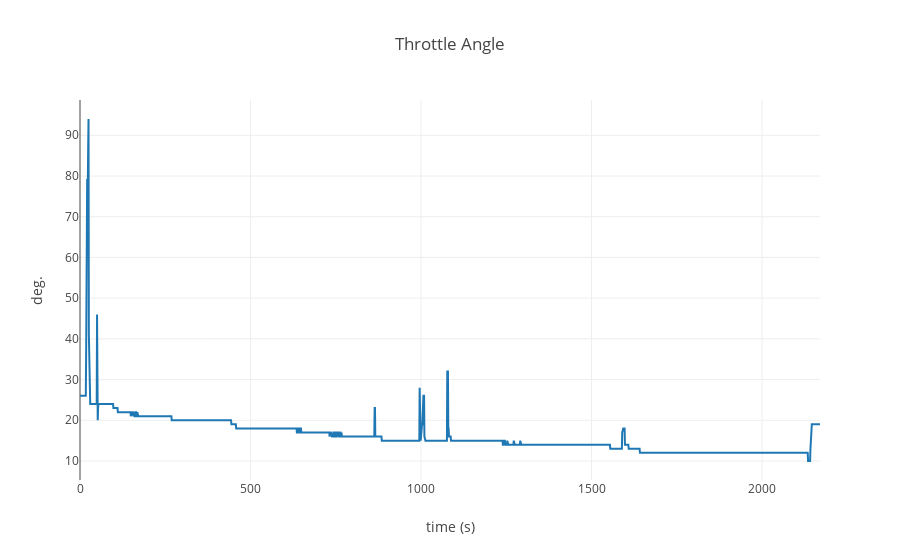

Notebook code cell kept with this figure:
### Markdown cell above
**Throttle Potentiometer Sensor (TPS)**

A TPS is provided to inform the rate of acceleration. The TPS is a potentiometer with three wires. A 5v reference voltage is supplied to a resistance track, with the other end connected to earth. The third wire is connected to an arm which wipes along the resistance track, and so varies the resistance and voltage of the signal returned.
From the voltage returned, the ECU is able to calculate just how quickly the throttle is opened. From model year 1993 onwards, the TPS also informs the ECU of idle position with a voltage of approximately 0.6 volts.

### Code cell
lr.display_graph(['throttle_angle'], 'Throttle Angle', 'deg.')

### Figure 1 — Plotly figure (JSON) as saved in the notebook; plotly's stock layout.template omitted (floating-point values rounded to 4 significant figures; data arrays with more than 128 entries replaced by an {"elided": "..."} marker saying what was removed)
{"data": [{"name": "throttle_angle", "type": "scatter", "uid": "63eb4034-8027-4cb0-8113-e37a9629a357", "x": {"elided": "2171 int values"}, "y": {"elided": "2171 int values"}}], "layout": {"autosize": true, "title": {"text": "Throttle Angle"}, "xaxis": {"autorange": true, "range": [0, 2170], "title": {"text": "time (s)"}, "type": "linear"}, "yaxis": {"autorange": true, "range": [5.333, 98.67], "title": {"text": "deg."}, "type": "linear"}}}
